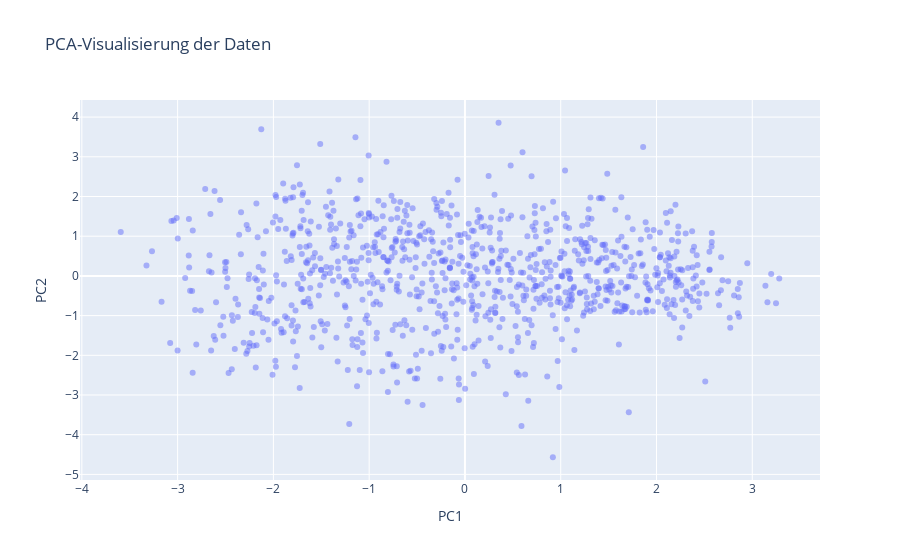

Notebook source saved alongside this figure:
### Code cell
# Entferne die Zielvariable "KHK" vor der Skalierung
data_without_target = data.drop(columns=["KHK"], errors="ignore")

# Skalierung der Daten
scaler = StandardScaler()
data_scaled = scaler.fit_transform(data_without_target)

# PCA-Transformation mit zwei Hauptkomponenten
pca = PCA(n_components=2)
pca_result = pca.fit_transform(data_scaled)

# Umwandlung der PCA-Ergebnisse in einen DataFrame
df_pca = pd.DataFrame(pca_result, columns=['PC1', 'PC2'])

# Interaktive Visualisierung
fig = px.scatter(df_pca, x='PC1', y='PC2', title='PCA-Visualisierung der Daten', opacity=0.5)
fig.show()

### Figure 1 — Plotly figure (JSON) as saved in the notebook; plotly's stock layout.template omitted (floating-point values rounded to 4 significant figures; data arrays with more than 128 entries replaced by an {"elided": "..."} marker saying what was removed)
{"data": [{"hovertemplate": "PC1=%{x}<br>PC2=%{y}<extra></extra>", "legendgroup": "", "marker": {"color": "#636efa", "opacity": 0.5, "symbol": "circle"}, "mode": "markers", "name": "", "orientation": "v", "showlegend": false, "type": "scatter", "x": {"elided": "918 float values"}, "xaxis": "x", "y": {"elided": "918 float values"}, "yaxis": "y"}], "layout": {"legend": {"tracegroupgap": 0}, "title": {"text": "PCA-Visualisierung der Daten"}, "xaxis": {"anchor": "y", "domain": [0, 1], "title": {"text": "PC1"}}, "yaxis": {"anchor": "x", "domain": [0, 1], "title": {"text": "PC2"}}}}
